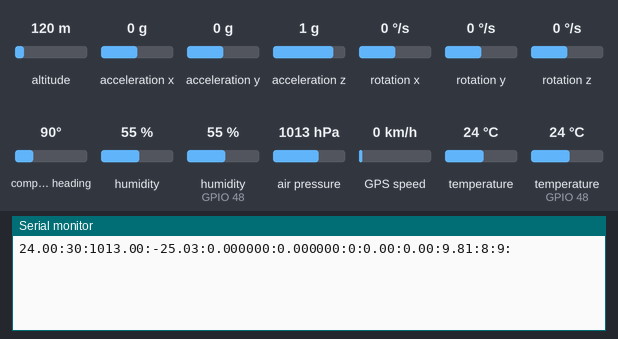
A sketch run on a simulated ESP32. Shown: the last lines printed to the serial monitor. Wiring (inferred from the names in the program): 24Cxx EEPROM at I2C address 0x50. Inputs (shaded band) come from the test bench; at power-on: acceleration x 0 g, air pressure 1013 hPa, acceleration y 0 g, acceleration z 1 g, temperature 24 °C, altitude 120 m, rotation x 0 °/s, rotation y 0 °/s, rotation z 0 °/s, compass heading 90°, humidity 55 %, humidity (sensor on GPIO 48) 55 %, GPS speed 0 km/h, temperature (sensor on GPIO 48) 24 °C. EEPROM starts erased; the GPS gets a fix after 3 s at 37.7749, -122.4194 with 8 satellites.

Above: at 1.2 s.
1.3 s: acceleration x set to -1.4 g
At 3.2 s:
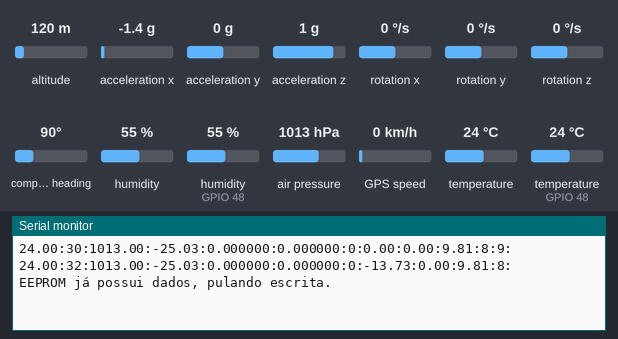
3.5 s: air pressure set to 1009 hPa
At 5.0 s:
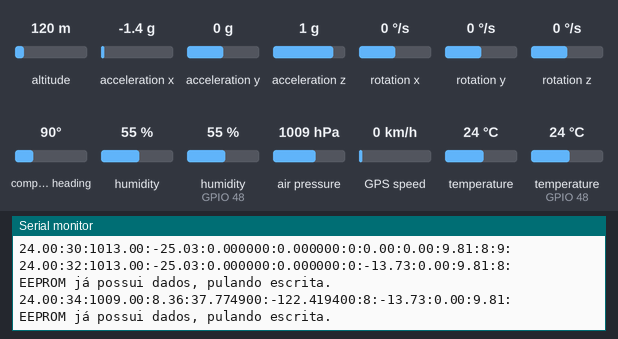
7.6 s: acceleration y set to -1.4 g
At 9.1 s:
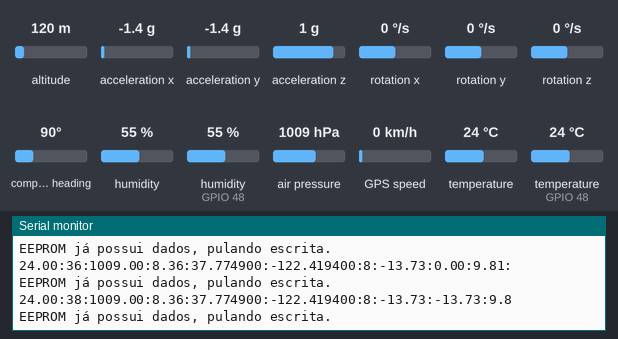
11.7 s: acceleration z set to -1.4 g
At 13.0 s:
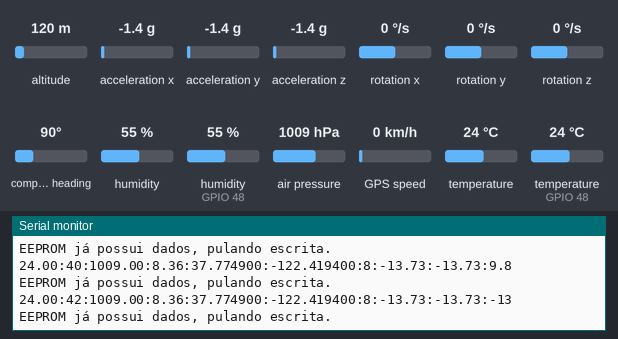
13.2 s: temperature (sensor 0) set to 12 °C
At 14.7 s:
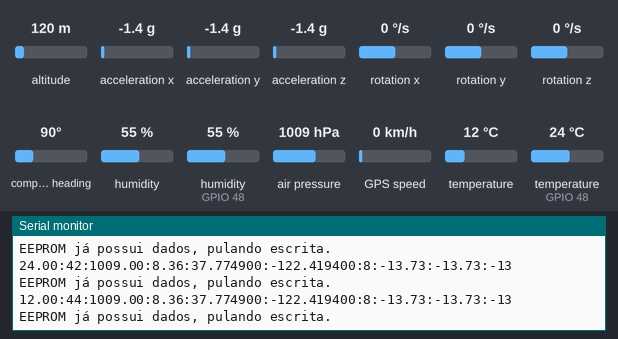
Timing chart, 0 to 15.7 s (numbered marks = the images above; inputs shaded):
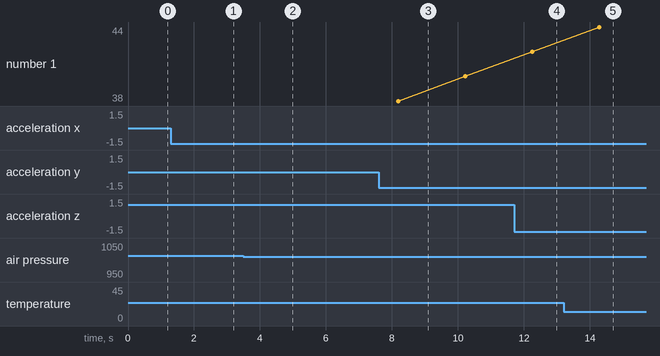

Measured:
- after the input at 1.3 s, the serial monitor: prints a new line after 0.79 s (image 1)
- after the input at 3.5 s, the serial monitor: prints a new line after 0.62 s (image 2)
- after the input at 7.6 s, the serial monitor: prints a new line after 0.58 s (image 3)
- after the input at 11.7 s, the serial monitor: prints a new line after 0.55 s (image 4)
- after the input at 13.2 s, the serial monitor: prints a new line after 1.1 s (image 5)

The sketch:

testeCBcomEEPROM.ino
```cpp
#include <TinyGPS++.h>
#include <HardwareSerial.h>
#include <Wire.h>
#include <Adafruit_Sensor.h>
#include <Adafruit_BME280.h>
#include <DHT.h>
#include <Adafruit_MPU6050.h>

#define SEALEVELPRESSURE_HPA (1010)
#define DHTPIN 48
#define DHTTYPE DHT22
#define TIMEZONE_OFFSET -3

const int eepromAddress = 0x50; // Substituir endereço pelo endereço obtido através do Scanner I2C

TinyGPSPlus gps;
HardwareSerial gpsSerial(1);
Adafruit_BME280 bme;
DHT dht(DHTPIN, DHTTYPE);
Adafruit_MPU6050 mpu;

void writeEEPROM(int address, const char* data, int length) {
  for (int i = 0; i < length; i++) {
    if (readEEPROMByte(address + i) != 0xFF) {
      Serial.println("EEPROM já possui dados, pulando escrita."); //Pula escrita se ja tiver dados naquele endereço
      return;
    }
  }

  Wire.beginTransmission(eepromAddress);
  Wire.write((address >> 8) & 0xFF); // Parte alta do endereço
  Wire.write(address & 0xFF);       // Parte baixa do endereço

  for (int i = 0; i < length; i++) {
    Wire.write(data[i]);
    if ((i + 1) % 64 == 0) {
      Wire.endTransmission();
      delay(5);
      Wire.beginTransmission(eepromAddress);
      Wire.write(((address + i + 1) >> 8) & 0xFF);
      Wire.write((address + i + 1) & 0xFF);
    }
  }

  Wire.endTransmission();
  delay(5);
}

byte readEEPROMByte(int address) {
  Wire.beginTransmission(eepromAddress);
  Wire.write((address >> 8) & 0xFF);
  Wire.write(address & 0xFF);
  Wire.endTransmission();

  Wire.requestFrom(eepromAddress, 1);
  return Wire.read();
}

void setup() {
  Serial.begin(115200);
  gpsSerial.begin(9600, SERIAL_8N1, 45, 46);

  bme.begin(0x76);
  dht.begin();
  Wire.begin();
  mpu.begin();
}

void loop() {
  while (gpsSerial.available()) {
    char c = gpsSerial.read();
    gps.encode(c);
  }

  float tempBME = bme.readTemperature();
  float pressao = bme.readPressure() / 100.0F;
  float altitude = bme.readAltitude(SEALEVELPRESSURE_HPA);
  float umidadeBME = bme.readHumidity();

  float tempDHT = dht.readTemperature();
  float humDHT = dht.readHumidity();

  if (isnan(tempDHT) || isnan(humDHT)) {
    tempDHT = 0.0;
    humDHT = 0.0;
  }

  sensors_event_t a, g, temp;
  mpu.getEvent(&a, &g, &temp);

  // Formatar os dados
  char dataBuffer[64];
  snprintf(dataBuffer, sizeof(dataBuffer), "%.2f:%d:%.2f:%.2f:%.6f:%.6f:%d:%.2f:%.2f:%.2f:8:9:89",
           tempBME, gps.time.second(), pressao, altitude,
           gps.location.lat(), gps.location.lng(), gps.satellites.value(),
           a.acceleration.x, a.acceleration.y, a.acceleration.z);

  Serial.println(dataBuffer);

  // Gravar dados na EEPROM a partir do endereço 0, se estiver vazio
  writeEEPROM(0, dataBuffer, strlen(dataBuffer) + 1);

  delay(2000);
}
```
